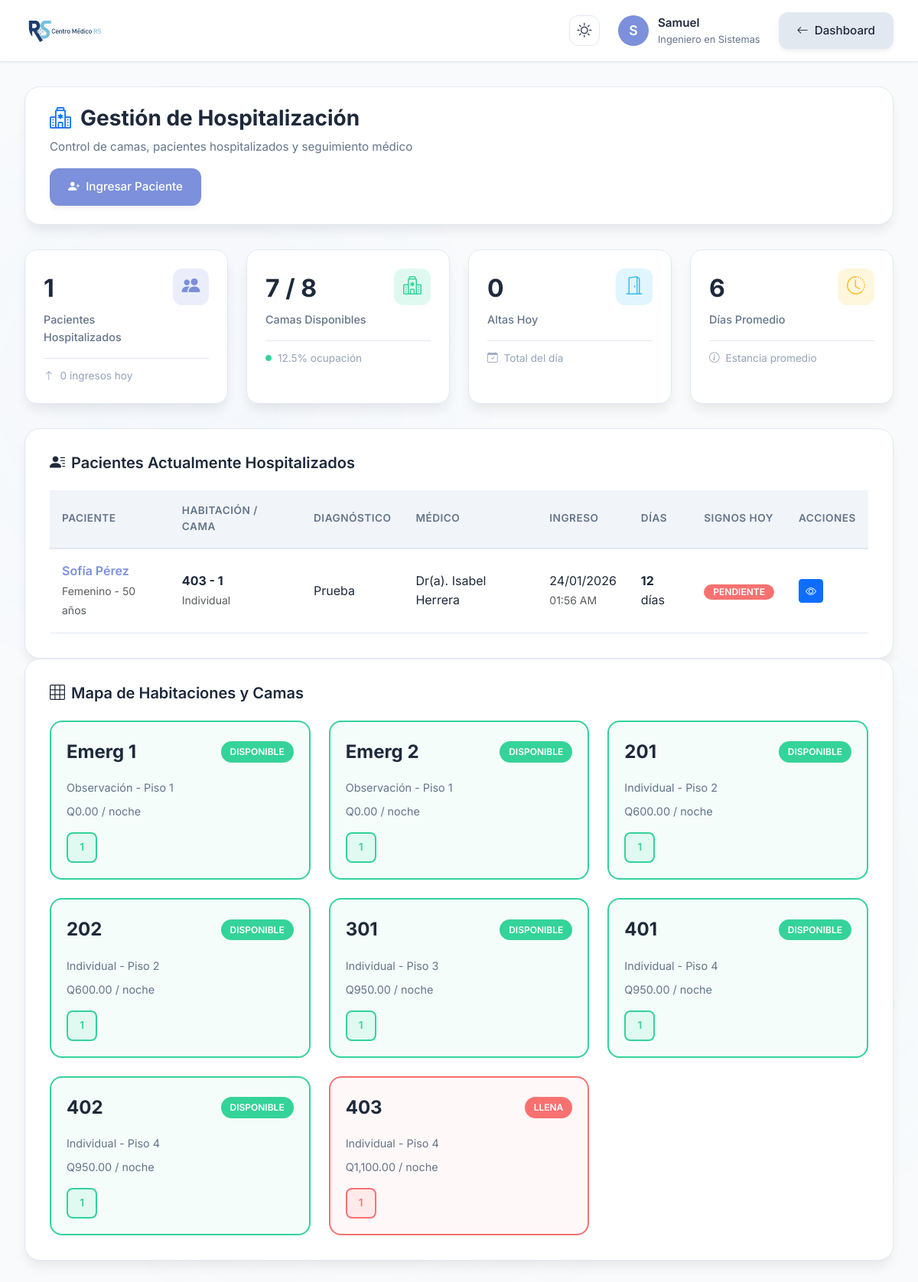
/php/hospitalization/index.php (signed in), run on the app's committed database.
### tables this page shows
CREATE TABLE `encamamientos` (
  `id_encamamiento` int NOT NULL,
  `id_paciente` int NOT NULL,
  `id_cama` int NOT NULL,
  `id_doctor` int DEFAULT NULL,
  `fecha_ingreso` datetime NOT NULL,
  `fecha_alta` datetime DEFAULT NULL,
  `motivo_ingreso` text NOT NULL,
  `diagnostico_ingreso` varchar(500) DEFAULT NULL,
  `diagnostico_egreso` varchar(500) DEFAULT NULL,
  `estado` enum('Activo','Alta_Medica','Alta_Administrativa','Transferido','Fallecido') DEFAULT 'Activo',
  `tipo_ingreso` enum('Programado','Emergencia','Referido') DEFAULT 'Programado',
  `notas_ingreso` text,
  `notas_alta` text,
  `created_by` int DEFAULT NULL,
  `fecha_creacion` timestamp NULL DEFAULT CURRENT_TIMESTAMP,
  `fecha_actualizacion` timestamp NULL DEFAULT CURRENT_TIMESTAMP ON UPDATE CURRENT_TIMESTAMP
);

CREATE TABLE `pacientes` (
  `id_paciente` int NOT NULL,
  `nombre` varchar(100) NOT NULL,
  `apellido` varchar(100) NOT NULL,
  `fecha_nacimiento` date NOT NULL,
  `genero` enum('Masculino','Femenino') NOT NULL,
  `direccion` varchar(255) DEFAULT NULL,
  `telefono` varchar(15) DEFAULT NULL,
  `correo` varchar(100) DEFAULT NULL,
  `fecha_registro` timestamp NULL DEFAULT CURRENT_TIMESTAMP
);

CREATE TABLE `habitaciones` (
  `id_habitacion` int NOT NULL,
  `numero_habitacion` varchar(10) NOT NULL,
  `tipo_habitacion` enum('Individual','Compartida','UCI','Pediatría','Observación') NOT NULL,
  `tarifa_por_noche` decimal(10,2) NOT NULL,
  `piso` varchar(50) DEFAULT NULL,
  `estado` enum('Disponible','Ocupada','Mantenimiento','Reservada') DEFAULT 'Disponible',
  `descripcion` text,
  `tiene_bano` tinyint(1) DEFAULT '1',
  `tiene_tv` tinyint(1) DEFAULT '0',
  `tiene_aire_acondicionado` tinyint(1) DEFAULT '0',
  `capacidad_maxima` int DEFAULT '1',
  `fecha_creacion` timestamp NULL DEFAULT CURRENT_TIMESTAMP,
  `fecha_actualizacion` timestamp NULL DEFAULT CURRENT_TIMESTAMP ON UPDATE CURRENT_TIMESTAMP
);

CREATE TABLE `camas` (
  `id_cama` int NOT NULL,
  `id_habitacion` int NOT NULL,
  `numero_cama` varchar(5) NOT NULL,
  `estado` enum('Disponible','Ocupada','Mantenimiento','Reservada') DEFAULT 'Disponible',
  `descripcion` text,
  `fecha_creacion` timestamp NULL DEFAULT CURRENT_TIMESTAMP,
  `fecha_actualizacion` timestamp NULL DEFAULT CURRENT_TIMESTAMP ON UPDATE CURRENT_TIMESTAMP
);

CREATE TABLE `usuarios` (
  `idUsuario` int NOT NULL,
  `usuario` varchar(255) NOT NULL,
  `password` varchar(255) NOT NULL,
  `nombre` varchar(255) NOT NULL,
  `apellido` varchar(255) NOT NULL,
  `especialidad` varchar(255) DEFAULT NULL,
  `tipoUsuario` enum('admin','doc','user','') NOT NULL,
  `clinica` varchar(255) NOT NULL,
  `telefono` varchar(255) NOT NULL,
  `email` varchar(255) NOT NULL,
  `permisos_modulos` text
);

### php/hospitalization/index.php (the view, shortened to what the rows shown need)
<?php
require_once '../../config/database.php';
try {
    $database = new Database();
    $conn = $database->getConnection();
    $stmt_rooms = $conn->query("
        SELECT
            h.id_habitacion,
            h.numero_habitacion,
            h.tipo_habitacion,
            h.piso,
            h.tarifa_por_noche,
            h.capacidad_maxima,
            COUNT(c.id_cama) as total_camas,
            SUM(CASE WHEN c.estado = 'Ocupada' THEN 1 ELSE 0 END) as camas_ocupadas,
            h.estado as estado_habitacion
        FROM habitaciones h
        LEFT JOIN camas c ON h.id_habitacion = c.id_habitacion
        GROUP BY h.id_habitacion
        ORDER BY h.piso, h.numero_habitacion
    ");
    $habitaciones = $stmt_rooms->fetchAll(PDO::FETCH_ASSOC);
    $stmt_patients = $conn->query("
        SELECT
            e.id_encamamiento,
            e.id_paciente,
            e.fecha_ingreso,
            e.diagnostico_ingreso,
            e.tipo_ingreso,
            pac.nombre as nombre_paciente,
            pac.apellido as apellido_paciente,
            pac.fecha_nacimiento,
            pac.genero,
            hab.numero_habitacion,
            hab.tipo_habitacion,
            c.numero_cama,
            u.nombre as nombre_doctor,
            u.apellido as apellido_doctor,
            DATEDIFF(CURDATE(), DATE(e.fecha_ingreso)) as dias_hospitalizado,
            (SELECT COUNT(*) FROM signos_vitales WHERE id_encamamiento = e.id_encamamiento AND DATE(fecha_registro) = CURDATE()) as signos_hoy
        FROM encamamientos e
        INNER JOIN pacientes pac ON e.id_paciente = pac.id_paciente
        INNER JOIN camas c ON e.id_cama = c.id_cama
        INNER JOIN habitaciones hab ON c.id_habitacion = hab.id_habitacion
        LEFT JOIN usuarios u ON e.id_doctor = u.idUsuario
        WHERE e.estado = 'Activo'
        ORDER BY e.fecha_ingreso DESC
    ");
    $pacientes_hospitalizados = $stmt_patients->fetchAll(PDO::FETCH_ASSOC);
} catch (Exception $e) {
    die("Error: " . $e->getMessage());
}
?>
<!DOCTYPE html>
<html lang="es" data-theme="light">
<head>
    <link rel="stylesheet" href="https://cdn.jsdelivr.net/npm/bootstrap-icons@1.10.0/font/bootstrap-icons.css">
    <link href="https://cdn.jsdelivr.net/npm/bootstrap@5.3.0/dist/css/bootstrap.min.css" rel="stylesheet">
</head>
<body>
    <div class="dashboard-container">
        <main class="main-content">
            <div class="page-header">
                <h1 class="page-title">
                    <i class="bi bi-hospital text-primary"></i>
                    Gestión de Hospitalización
                </h1>
            </div>
            <div class="patients-container">
                <h2 class="section-title">
                    <i class="bi bi-person-lines-fill"></i>
                    Pacientes Actualmente Hospitalizados
                </h2>
                <?php if (count($pacientes_hospitalizados) > 0): ?>
                    <div class="table-container">
                        <table class="data-table">
                            <thead>
                                <tr>
                                    <th>Paciente</th>
                                    <th>Habitación / Cama</th>
                                    <th>Diagnóstico</th>
                                    <th>Médico</th>
                                    <th>Ingreso</th>
                                    <th>Días</th>
                                    <th>Signos Hoy</th>
                                    <th>Acciones</th>
                                </tr>
                            </thead>
                            <tbody>
                                <?php foreach ($pacientes_hospitalizados as $pac): ?>
                                    <tr>
                                        <td>
                                            <div class="patient-name"
                                                onclick="viewPatientDetails(<?php echo $pac['id_encamamiento']; ?>)">
                                                <?php echo htmlspecialchars($pac['nombre_paciente'] . ' ' . $pac['apellido_paciente']); ?>
                                            </div>
                                            <small class="text-muted">
                                                <?php echo htmlspecialchars($pac['genero']); ?> -
                                                <?php
                                                $edad = date_diff(date_create($pac['fecha_nacimiento']), date_create('today'))->y;
                                                echo $edad . ' años';
                                                ?>
                                            </small>
                                        </td>
                                        <td>
                                            <strong><?php echo htmlspecialchars($pac['numero_habitacion'] . ' - ' . $pac['numero_cama']); ?></strong><br>
                                            <small
                                                class="text-muted"><?php echo htmlspecialchars($pac['tipo_habitacion']); ?></small>
                                        </td>
                                        <td><?php echo htmlspecialchars($pac['diagnostico_ingreso']); ?></td>
                                        <td>
                                            Dr(a).
                                            <?php echo htmlspecialchars($pac['nombre_doctor'] . ' ' . $pac['apellido_doctor']); ?>
                                        </td>
                                        <td>
                                            <?php echo date('d/m/Y', strtotime($pac['fecha_ingreso'])); ?><br>
                                            <small
                                                class="text-muted"><?php echo date('h:i A', strtotime($pac['fecha_ingreso'])); ?></small>
                                        </td>
                                        <td><strong><?php echo $pac['dias_hospitalizado']; ?></strong> días</td>
                                        <td>
                                            <?php if ($pac['signos_hoy'] > 0): ?>
                                                <span class="badge badge-programado"><?php echo $pac['signos_hoy']; ?>
                                                    registros</span>
                                            <?php else: ?>
                                                <span class="badge badge-urgente">Pendiente</span>
                                            <?php endif; ?>
                                        </td>
                                        <td>
                                            <button class="btn btn-sm btn-primary"
                                                onclick="viewPatientDetails(<?php echo $pac['id_encamamiento']; ?>)">
                                                <i class="bi bi-eye"></i>
                                            </button>
                                        </td>
                                    </tr>
                                <?php endforeach; ?>
                            </tbody>
                        </table>
                    </div>
                <?php endif; ?>
            </div>
            <div class="bed-map-container">
                <h2 class="section-title">
                    <i class="bi bi-grid-3x3"></i>
                    Mapa de Habitaciones y Camas
                </h2>
                <div class="rooms-grid">
                    <?php foreach ($habitaciones as $hab): ?>
                        <?php
                        $estado_class = 'available';
                        $badge_text = 'Disponible';
                        $badge_class = 'disponible';
                        if ($hab['camas_ocupadas'] > 0) {
                            if ($hab['camas_ocupadas'] >= $hab['total_camas']) {
                                $estado_class = 'full';
                                $badge_text = 'Llena';
                                $badge_class = 'llena';
                            } else {
                                $estado_class = 'occupied';
                                $badge_text = 'Ocupada';
                                $badge_class = 'ocupada';
                            }
                        }
                        ?>
                        <div class="room-card <?php echo $estado_class; ?>"
                            onclick="viewRoomDetails(<?php echo $hab['id_habitacion']; ?>)">
                            <div class="room-header">
                                <span class="room-number"><?php echo htmlspecialchars($hab['numero_habitacion']); ?></span>
                                <span class="room-badge <?php echo $badge_class; ?>"><?php echo $badge_text; ?></span>
                            </div>
                            <div class="room-type">
                                <?php echo htmlspecialchars($hab['tipo_habitacion']); ?> - Piso
                                <?php echo htmlspecialchars($hab['piso']); ?>
                            </div>
                            <div class="room-type">
                                Q<?php echo number_format($hab['tarifa_por_noche'], 2); ?> / noche
                            </div>
                            <div class="room-beds">
                                <?php
                                $stmt_beds = $conn->prepare("SELECT numero_cama, estado FROM camas WHERE id_habitacion = ? ORDER BY numero_cama");
                                $stmt_beds->execute([$hab['id_habitacion']]);
                                $beds = $stmt_beds->fetchAll(PDO::FETCH_ASSOC);
                                foreach ($beds as $bed):
                                    $bed_estado = strtolower($bed['estado']);
                                    ?>
                                    <div class="bed-indicator <?php echo $bed_estado; ?>"
                                        title="Cama <?php echo $bed['numero_cama']; ?> - <?php echo $bed['estado']; ?>">
                                        <?php echo htmlspecialchars($bed['numero_cama']); ?>
                                    </div>
                                <?php endforeach; ?>
                            </div>
                        </div>
                    <?php endforeach; ?>
                </div>
            </div>
        </main>
    </div>
</body>
</html>

### data on the page
encamamientos: pacientes.nombre+apellido "Sofía Pérez", pacientes.genero "Femenino", pacientes.fecha_nacimiento "50", habitaciones.numero_habitacion "403 - 1", habitaciones.tipo_habitacion "Individual", diagnostico_ingreso "Prueba", id_doctor.apellido "Isabel Herrera", fecha_ingreso "24/01/2026", fecha_ingreso "01:56 AM", dias_hospitalizado "12"
habitaciones: numero_habitacion "Emerg 1", badge_text "DISPONIBLE", tipo_habitacion "Observación", piso "1", tarifa_por_noche "0.00"
camas: numero_cama "1"
habitaciones: numero_habitacion "Emerg 2", badge_text "DISPONIBLE", tipo_habitacion "Observación", piso "1", tarifa_por_noche "0.00"
habitaciones: numero_habitacion "201", badge_text "DISPONIBLE", tipo_habitacion "Individual", piso "2", tarifa_por_noche "600.00"
habitaciones: numero_habitacion "202", badge_text "DISPONIBLE", tipo_habitacion "Individual", piso "2", tarifa_por_noche "600.00"
habitaciones: numero_habitacion "301", badge_text "DISPONIBLE", tipo_habitacion "Individual", piso "3", tarifa_por_noche "950.00"
habitaciones: numero_habitacion "401", badge_text "DISPONIBLE", tipo_habitacion "Individual", piso "4", tarifa_por_noche "950.00"
habitaciones: numero_habitacion "402", badge_text "DISPONIBLE", tipo_habitacion "Individual", piso "4", tarifa_por_noche "950.00"
habitaciones: numero_habitacion "403", badge_text "LLENA", tipo_habitacion "Individual", piso "4", tarifa_por_noche "1,100.00"
camas: numero_cama "1"

### other printed values
substr($user_name, 0, 1) "S"
$user_name "Samuel"
$user_specialty "Ingeniero en Sistemas"
$pacientes_activos "1"
$ingresos_hoy "0"
$camas_disponibles "7"
$total_beds "8"
$porcentaje_ocupacion "12.5"
$altas_hoy "0"
$estancia_promedio "6"
